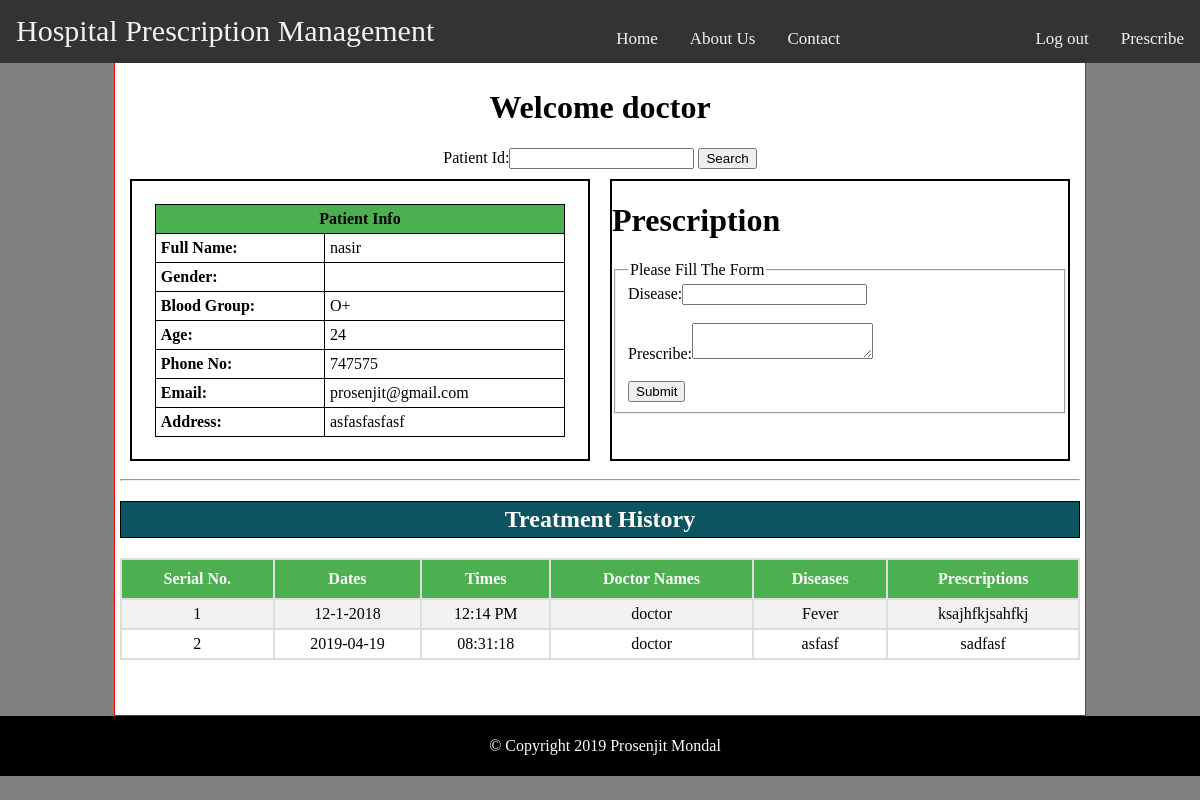
The page /doctor.php?patient=nasir (signed in) on the database its author committed.
### tables this page shows
CREATE TABLE `user` (
  `id` int(11) NOT NULL,
  `name` varchar(200) NOT NULL,
  `username` varchar(200) NOT NULL,
  `email` varchar(200) NOT NULL,
  `password` varchar(64) NOT NULL,
  `phone` varchar(200) NOT NULL,
  `acc_type` int(11) NOT NULL COMMENT '1=Doctor, 2=Patient'
);

CREATE TABLE `patient` (
  `id` int(11) NOT NULL,
  `name` varchar(200) NOT NULL,
  `blood_group` varchar(10) NOT NULL,
  `age` int(11) NOT NULL,
  `address` text NOT NULL
);

CREATE TABLE `treatment` (
  `id` int(11) NOT NULL,
  `doctor` varchar(200) DEFAULT NULL,
  `patient` varchar(200) DEFAULT NULL,
  `title` varchar(200) DEFAULT NULL,
  `description` varchar(200) DEFAULT NULL,
  `_date` varchar(200) DEFAULT NULL,
  `_time` varchar(200) DEFAULT NULL
);

### doctor.php (the view, shortened to what this page needs)
<!DOCTYPE html>
<html lang="en">
<head>
    <link rel="stylesheet" href="style.css">
    <?php
    include("connection.php");
    if (isset($_SESSION['username'])) {
        $doctor=$_SESSION['username'];
    }else{
        header('location: login.php');
    }
    ?>
</head>
<body>
<?php require 'inc/menu.php'; ?>
<div class="main-body" style="height: auto;">
    <div class="patient_search">
        <?php
        $query ="SELECT * FROM user where username='$doctor'";
        $data = mysqli_query($conn,$query);
        $result = mysqli_fetch_assoc($data);
        $fname=$result['name'];
        ?>
        <h1 style="text-align: center;"><?php echo "Welcome ".$fname; ?></h1>
        <form method="get" style="text-align: center"; action="doctor.php">
            Patient Id:<input type="text" name="patient"  >
            <button>Search</button>
        </form>
    </div>
    <div class="div0">
        <?php
        if(isset($_GET['patient'])){
            $patient=$_GET['patient'];
        if ($patient !=''){
        $query1 ="SELECT * FROM `patient` join `user` on `user`.`username` = `patient`.`name` WHERE `user`.`username` = '$patient'";
        $data1 = mysqli_query($conn,$query1);
        $total1=mysqli_num_rows($data1);
        $result1 = mysqli_fetch_assoc($data1);
        if ($total1 !=0){
        ?>
        <div class="div1">
            <table >
                <tr>
                    <th colspan="2" style="text-align: center;background-color: #4CAF50;">Patient Info</th>
                </tr>
                <tr>
                    <th>Full Name: </th>
                    <td><?php echo "". $result1['name']."<br>"; ?> </td>
                </tr>
                <tr>
                    <th>Gender:</th>
                    <td><?php  echo $result1['gender']."<br>";  ?></td>
                </tr>
                <tr>
                    <th>Blood Group:</th>
                    <td><?php echo $result1['blood_group']."<br>";  ?></td>
                </tr>
                <tr>
                    <th>Age:</th>
                    <td><?php  echo $result1['age']."<br>"; ?></td>
                </tr>
                <tr>
                    <th>Phone No:</th>
                    <td><?php echo $result1['phone']."<br>"; ?></td>
                </tr>
                <tr>
                    <th>Email:</th>
                    <td><?php echo $result1['email']."<br>"; ?></td>
                </tr>
                <tr>
                    <th>Address:</th>
                    <td><?php  echo $result1['address']."<br>";  ?></td>
                </tr>
            </table>
            </div>
        <div class="div2">
            <h1>Prescription</h1>
            <form method="post" action="<?php echo $_SERVER['PHP_SELF']; ?>?patient=<?php echo($patient); ?>">
                <fieldset >
                    <legend>Please Fill The Form</legend>
                    Disease:<input type="text" name="title" required /><br><br>
                    Prescribe:<textarea type="text" name="description" required></textarea><br><br>
                    <button>Submit</button>
                </fieldset>
            </form>
        </div>
    </div>
    <div class="patient_treatment_history">
        <hr>
        <h2 style="text-align: center;color: white; border: 1px solid black;padding: 4px;background-color: #0c5460;"><?php echo $result1['first_name']." ".$result1['last_name'] ?> Treatment History</h2>
        <?php
        $query4 ="SELECT * FROM treatment where patient='$patient'";
        $data4 = mysqli_query($conn,$query4);
        $count=0;
        ?>
        <table id="customers">
            <tr>
                <th>Serial No.</th>
                <th>Dates</th>
                <th>Times</th>
                <th>Doctor Names</th>
                <th>Diseases</th>
                <th>Prescriptions</th>
            </tr>
            <?php
            while ( $result4 = mysqli_fetch_assoc($data4)){
                $count++;
                ?>
                <tr>
                    <td><?php echo $count?></td>
                    <td><?php echo $result4['_date']?></td>
                    <td><?php echo $result4['_time']?></td>
                    <td><?php echo $doctor; ?></td>
                    <td><?php echo $result4['title']?></td>
                    <td><?php echo $result4['description']?></td>
                </tr>
                <?php
            }
            ?>
        </table>
                    <?php
                }
                else{
                    ?>
                    <script>alert('Patient Id Not Match');</script>
                <?php
                }
                }
                else{
                ?>
                    <script>alert('Enter Patient Id');</script>
                    <?php
                }
            }
            ?>
    </div>
</div>
<div class="footer">
    <?php require 'inc/footer-text.php'; ?>
</div>
</body>
</html>

### inc/menu.php (shortened to what this page needs)
<div class="navbar">
    <a class="header"  href="index.php">Hospital Prescription Management</a>
    <a class="menu" href="#home">Home</a>
    <a class="menu" href="#news">About Us</a>
    <a class="menu" href="#contact">Contact</a>
    <?php if (isset($_SESSION['username'])): ?>
        <?php if (isset($_SESSION['type'])): ?>
            <?php if ($_SESSION['type']=='2'): ?>
                <a class="menu1" href="patient.php">View prescription</a>
                <?php else: ?>
                    <a class="menu1" href="doctor.php">Prescribe</a>
            <?php endif ?>
        <?php endif ?>
        <a class="menu1" href="logout.php">Log out</a>
    <?php else: ?>
        <a class="menu1" href="login.php">Login</a>
        <a class="menu1" href="signup.php">SignUp</a>
    <?php endif ?>
</div>

### inc/footer-text.php
<p><footer>&copy; Copyright <?php echo date('Y'); ?> Prosenjit Mondal</footer></p>

### style.css (style rules this page uses)
body { width: 100%; margin: auto; height: auto; background: gray; //border: 1px solid black; }
.navbar { //overflow: hidden; background-color: #333; position: fixed; top: 0; width: 100%; }
.header { float:left; display: block; color: #f2f2f2; text-align: center; padding: 14px 16px; text-decoration: none; font-size: 30px; margin-right: 150px; }
.menu { float:left; display: block; color: #f2f2f2; text-align: center; margin-top: 15px; padding:14px 16px; text-decoration: none; font-size: 17px; //border-right: 1px solid white; }
.menu1 { float:right; display: block; color: #f2f2f2; text-align: center; padding: 14px 16px; text-decoration: none; font-size: 17px; margin-top: 15px; }
.main-body { overflow: hidden; margin: auto; margin-top:62px; background: white; width: 80%; height: auto; border: 1px solid red; padding: 5px; }
.footer { margin: auto; overflow: hidden; width: 100%; background-color: black; color: white; text-align: center; padding: 5px; }

### doctor.php (style rules this page uses)
.patient_search { alignment: center; }
.div0 { display: flex; }
.div1,.div2 { width: 50%; height: auto margin-top: 0px; border: 2px solid black; margin: 10px; }
#customers { //font-family: "Trebuchet MS", Arial, Helvetica, sans-serif; border-collapse: collapse; width: 100%; margin: 0px; margin-bottom: 50px; }
#customers td, #customers th { border: 2px solid #ddd; padding: 5px; text-align: center; }
#customers tr:nth-child(even) { background-color: #f2f2f2; }
#customers th { padding: 10px; background-color: #4CAF50; color: white; }
table { margin: 5%; width: 90%; }
table, th, td { border: 1px solid black; border-collapse: collapse; }
th, td { padding: 5px; text-align: left; }

### rows shown on the page
user: name "doctor"
patient: name.name "nasir", blood_group "O+", age "24", name.phone "747575", name.email "prosenjit@gmail.com", address "asfasfasfasf"
treatment: _date "12-1-2018", _time "12:14 PM", title "Fever", description "ksajhfkjsahfkj"
treatment: _date "2019-04-19", _time "08:31:18", title "asfasf", description "sadfasf"
